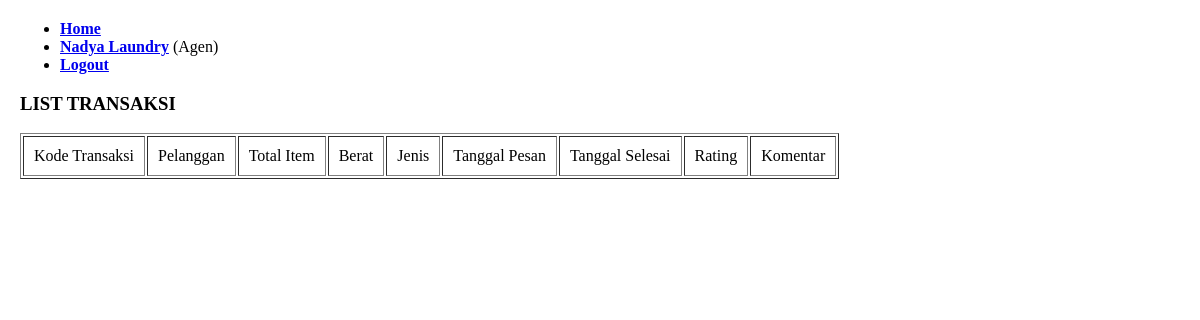
Page /transaksi.php (signed in) on the earlier database version.
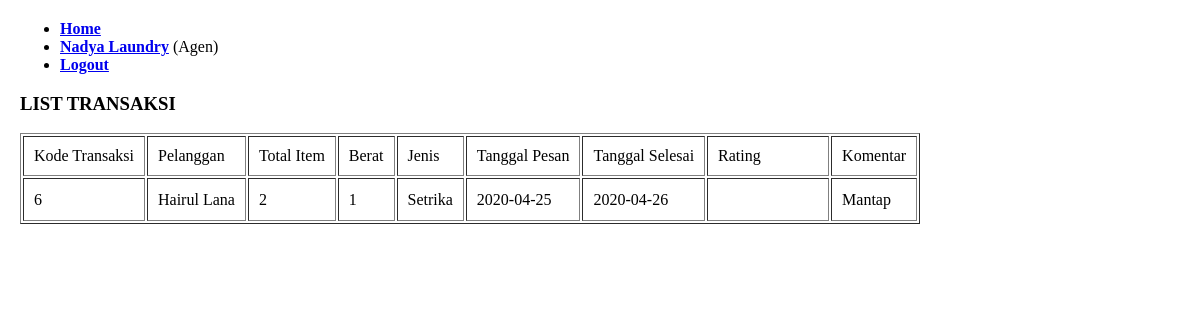
Same page on the later database version.
### tables this page shows
CREATE TABLE `transaksi` (
  `kode_transaksi` int(11) NOT NULL,
  `id_cucian` int(11) NOT NULL,
  `id_agen` int(11) NOT NULL,
  `id_pelanggan` int(11) NOT NULL,
  `tgl_mulai` date DEFAULT NULL,
  `tgl_selesai` date DEFAULT NULL,
  `total_bayar` int(11) DEFAULT NULL,
  `rating` int(11) DEFAULT NULL,
  `komentar` text NOT NULL
);

CREATE TABLE `pelanggan` (
  `id_pelanggan` int(11) NOT NULL,
  `nama` varchar(30) DEFAULT NULL,
  `email` varchar(30) DEFAULT NULL,
  `telp` varchar(13) DEFAULT NULL,
  `kota` varchar(20) DEFAULT NULL,
  `alamat` varchar(100) DEFAULT NULL,
  `password` varchar(255) DEFAULT NULL
);

CREATE TABLE `cucian` (
  `id_cucian` int(11) NOT NULL,
  `id_agen` int(11) NOT NULL,
  `id_pelanggan` int(11) DEFAULT NULL,
  `tgl_mulai` date NOT NULL,
  `tgl_selesai` date NOT NULL,
  `jenis` varchar(15) DEFAULT NULL,
  `total_item` int(11) DEFAULT NULL,
  `berat` double DEFAULT NULL,
  `alamat` varchar(100) NOT NULL,
  `catatan` text NOT NULL,
  `status_cucian` varchar(20) DEFAULT NULL
);

### transaksi.php (the view, shortened to what the changed rows need)
<?php
include 'connect-db.php';
if(isset($_SESSION["login-admin"]) && isset($_SESSION["admin"])){
    $idAdmin = $_SESSION["admin"];
    $login = "Admin";
}else if(isset($_SESSION["login-agen"]) && isset($_SESSION["agen"])){
    $idAgen = $_SESSION["agen"];
    $login = "Agen";
}else if (isset($_SESSION["login-pelanggan"]) && isset($_SESSION["pelanggan"])){
    $idPelanggan = $_SESSION["pelanggan"];
    $login = "Pelanggan";
}
?>
<!DOCTYPE html>
<html lang="en">
<head>
    <link rel="stylesheet" type="text/css" href="css/rating.css">
    <link rel="stylesheet" href="https://cdnjs.cloudflare.com/ajax/libs/font-awesome/4.7.0/css/font-awesome.min.css">
</head>
<body>
    <div id="body">
        <?php if ($login == "Admin") : $query = mysqli_query($connect, "SELECT * FROM transaksi"); ?>
            <table border=1 cellpadding=10>
                <tr>
                    <td>Kode Transaksi</td>
                    <td>Agen</td>
                    <td>Pelanggan</td>
                    <td>Total Item</td>
                    <td>Berat</td>
                    <td>Jenis</td>
                    <td>Tanggal Pesan</td>
                    <td>Tanggal Selesai</td>
                    <td>Rating</td>
                    <td>Komentar</td>
                </tr>
                <?php while ($transaksi = mysqli_fetch_assoc($query)) : ?>
                <tr>
                    <td><?php echo $kodeTransaksi = $transaksi["kode_transaksi"] ?></td>
                    <td>
                        <?php
                            $temp = $transaksi["id_agen"];
                            $agen = mysqli_query($connect, "SELECT * FROM agen WHERE id_agen = '$temp'");
                            $agen = mysqli_fetch_assoc($agen);
                            echo $agen["nama_laundry"];
                        ?>
                    </td>
                    <td>
                        <?php
                            $temp = $transaksi["id_pelanggan"];
                            $pelanggan = mysqli_query($connect,"SELECT * FROM pelanggan WHERE id_pelanggan = '$temp'");
                            $pelanggan = mysqli_fetch_assoc($pelanggan);
                            echo $pelanggan["nama"];
                        ?>
                    </td>
                    <td>
                        <?php
                            $idCucian = $transaksi["id_cucian"];
                            $cucian = mysqli_query($connect, "SELECT * FROM cucian WHERE id_cucian = $idCucian");
                            $cucian = mysqli_fetch_assoc($cucian);
                            echo $cucian["total_item"];
                        ?>
                    </td>
                    <td><?= $cucian["berat"] ?></td>
                    <td><?= $cucian["jenis"] ?></td>
                    <td><?= $transaksi["tgl_mulai"] ?></td>
                    <td><?= $transaksi["tgl_selesai"] ?></td>
                    <td>
                        <?php
                            $star = mysqli_query($connect,"SELECT * FROM transaksi WHERE kode_transaksi = $kodeTransaksi");
                            $star = mysqli_fetch_assoc($star);
                            $star = ceil($star["rating"]);
                        ?>
                        <fieldset class="bintang"><span class="starImg star-<?= $star ?>"></span></fieldset>
                    </td>
                    <td><?= $transaksi["komentar"] ?></td>
                </tr>
                <?php endwhile; ?>
            </table>
        <?php elseif ($login == "Agen") : $query = mysqli_query($connect, "SELECT * FROM transaksi WHERE id_agen = '$idAgen'"); ?>
        <table border=1 cellpadding=10>
                <?php while ($transaksi = mysqli_fetch_assoc($query)) : ?>
                <tr>
                    <td><?php echo $kodeTransaksi = $transaksi["kode_transaksi"] ?></td>
                    <td>
                        <?php
                            $temp = $transaksi["id_pelanggan"];
                            $pelanggan = mysqli_query($connect,"SELECT * FROM pelanggan WHERE id_pelanggan = '$temp'");
                            $pelanggan = mysqli_fetch_assoc($pelanggan);
                            echo $pelanggan["nama"];
                        ?>
                    </td>
                    <td>
                        <?php
                            $idCucian = $transaksi["id_cucian"];
                            $cucian = mysqli_query($connect, "SELECT * FROM cucian WHERE id_cucian = $idCucian");
                            $cucian = mysqli_fetch_assoc($cucian);
                            echo $cucian["total_item"];
                        ?>
                    </td>
                    <td><?= $cucian["berat"] ?></td>
                    <td><?= $cucian["jenis"] ?></td>
                    <td><?= $transaksi["tgl_mulai"] ?></td>
                    <td><?= $transaksi["tgl_selesai"] ?></td>
                    <td>
                        <?php
                            $star = mysqli_query($connect,"SELECT * FROM transaksi WHERE kode_transaksi = $kodeTransaksi");
                            $star = mysqli_fetch_assoc($star);
                            $star = ceil($star["rating"]);
                        ?>
                        <fieldset class="bintang"><span class="starImg star-<?= $star ?>"></span></fieldset>
                    </td>
                    <td><?= $transaksi["komentar"] ?></td>
                </tr>
                <?php endwhile; ?>
            </table>
        <?php endif; ?>
    </div>
</body>
</html>

Differences in the rows shown:
added transaksi: kode_transaksi "6", id_pelanggan.nama "Hairul Lana", id_cucian.total_item "2", id_cucian.berat "1", id_cucian.jenis "Setrika", tgl_mulai "2020-04-25", tgl_selesai "2020-04-26", komentar "Mantap"
